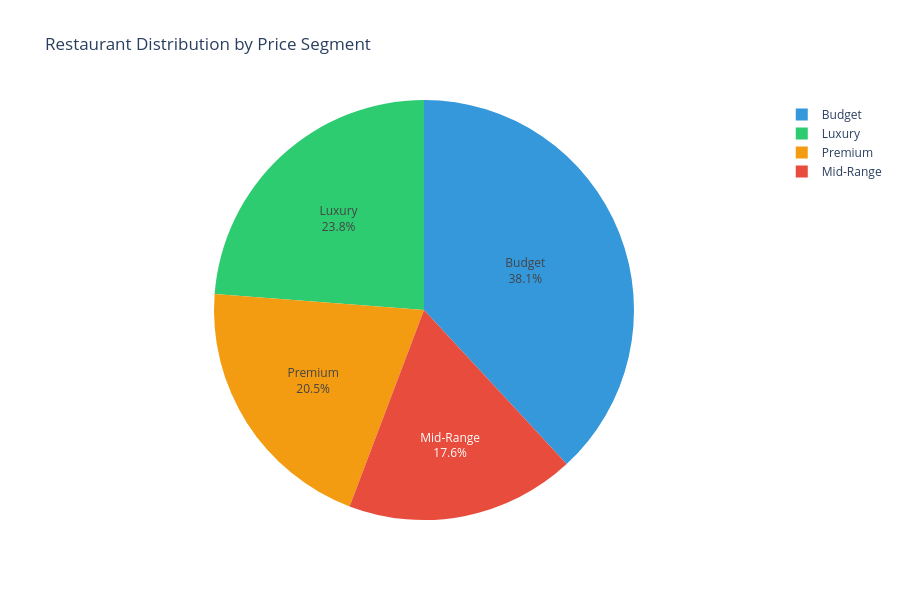

The notebook cell this image was saved under:
### Code cell
# 1. Price Segment Distribution
segment_dist = df['price_segment'].value_counts().sort_index()

fig = px.pie(
    values=segment_dist.values,
    names=segment_dist.index,
    title='Restaurant Distribution by Price Segment',
    color_discrete_sequence=['#3498db', '#2ecc71', '#f39c12', '#e74c3c']
)

fig.update_traces(textposition='inside', textinfo='percent+label')
fig.update_layout(height=600)
fig.show()

print("Price Segment Distribution:")
print(segment_dist)
print(f"\nPercentage:")
print((segment_dist / len(df) * 100).round(2))

### Figure 1 — Plotly figure (JSON) as saved in the notebook; plotly's stock layout.template omitted (floating-point values rounded to 4 significant figures)
{"data": [{"domain": {"x": [0, 1], "y": [0, 1]}, "hovertemplate": "label=%{label}<br>value=%{value}<extra></extra>", "labels": ["Budget", "Mid-Range", "Premium", "Luxury"], "legendgroup": "", "name": "", "showlegend": true, "textinfo": "percent+label", "textposition": "inside", "type": "pie", "values": [2708, 1254, 1453, 1690]}], "layout": {"height": 600, "legend": {"tracegroupgap": 0}, "piecolorway": ["#3498db", "#2ecc71", "#f39c12", "#e74c3c"], "title": {"text": "Restaurant Distribution by Price Segment"}}}
